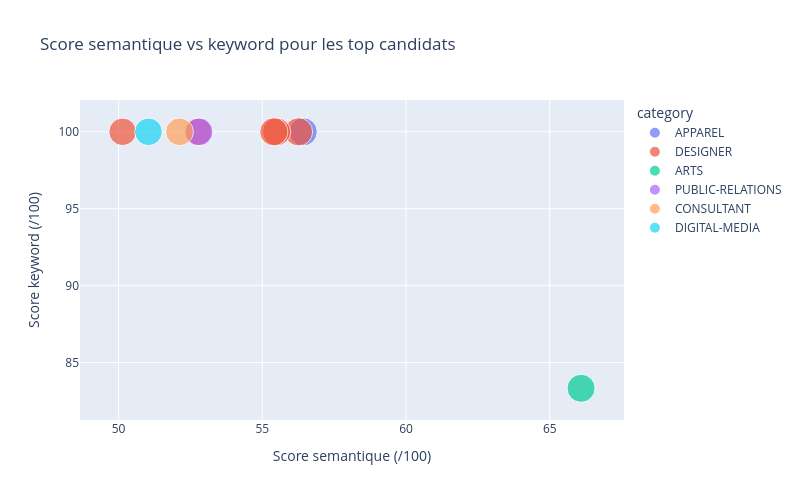

Notebook code cell kept with this figure:
### Code cell
# Comparaison des composantes du score pour le top 10
fig = px.scatter(
    ranking,
    x='semantic_score',
    y='keyword_score',
    size='score',
    color='category',
    hover_data=['resume_id', 'score', 'matched_skills'],
    title='Score semantique vs keyword pour les top candidats',
    labels={
        'semantic_score': 'Score semantique (/100)',
        'keyword_score':  'Score keyword (/100)'
    },
    width=800, height=500
)
fig.show()

print("\nPipeline HireGenius NLP — termine.")
print(f"  CVs traites     : {len(df_resumes)}")
print(f"  JDs traitees    : {len(df_jobs)}")
print(f"  Embeddings      : {cv_embeddings.shape} / {jd_embeddings.shape}")
print(f"  Skills couverts : {sum(len(v) for v in TECH_SKILLS.values())} skills, {len(TECH_SKILLS)} categories")
print(f"  MLflow run      : {run_id}")

### Figure 1 — Plotly figure (JSON) as saved in the notebook; plotly's stock layout.template omitted (floating-point values rounded to 4 significant figures)
{"data": [{"customdata": [[23719943, 73.85, ["photoshop", "illustrator", "rag", "r", "indesign", "go"]]], "hovertemplate": "category=APPAREL<br>Score semantique (/100)=%{x}<br>Score keyword (/100)=%{y}<br>score=%{customdata[1]}<br>resume_id=%{customdata[0]}<br>matched_skills=%{customdata[2]}<extra></extra>", "legendgroup": "APPAREL", "marker": {"color": "#636efa", "size": [73.85], "sizemode": "area", "sizeref": 0.1846, "symbol": "circle"}, "mode": "markers", "name": "APPAREL", "orientation": "v", "showlegend": true, "type": "scatter", "x": [56.42], "xaxis": "x", "y": [100.0], "yaxis": "y"}, {"customdata": [[15425154, 73.76, ["photoshop", "illustrator", "rag", "r", "indesign", "go"]], [26676567, 73.3, ["photoshop", "illustrator", "rag", "r", "indesign", "go"]], [18198627, 73.24, ["photoshop", "illustrator", "rag", "r", "indesign", "go"]], [21283733, 71.65, ["photoshop", "illustrator", "rag", "r", "indesign", "go"]], [13014900, 70.08, ["photoshop", "illustrator", "rag", "r", "indesign", "go"]]], "hovertemplate": "category=DESIGNER<br>Score semantique (/100)=%{x}<br>Score keyword (/100)=%{y}<br>score=%{customdata[1]}<br>resume_id=%{customdata[0]}<br>matched_skills=%{customdata[2]}<extra></extra>", "legendgroup": "DESIGNER", "marker": {"color": "#EF553B", "size": [73.76, 73.3, 73.24, 71.65, 70.08], "sizemode": "area", "sizeref": 0.1846, "symbol": "circle"}, "mode": "markers", "name": "DESIGNER", "orientation": "v", "showlegend": true, "type": "scatter", "x": [56.26, 55.5, 55.4, 52.76, 50.14], "xaxis": "x", "y": [100.0, 100.0, 100.0, 100.0, 100.0], "yaxis": "y"}, {"customdata": [[28629430, 72.99, ["photoshop", "illustrator", "r", "indesign", "go"]]], "hovertemplate": "category=ARTS<br>Score semantique (/100)=%{x}<br>Score keyword (/100)=%{y}<br>score=%{customdata[1]}<br>resume_id=%{customdata[0]}<br>matched_skills=%{customdata[2]}<extra></extra>", "legendgroup": "ARTS", "marker": {"color": "#00cc96", "size": [72.99], "sizemode": "area", "sizeref": 0.1846, "symbol": "circle"}, "mode": "markers", "name": "ARTS", "orientation": "v", "showlegend": true, "type": "scatter", "x": [66.09], "xaxis": "x", "y": [83.33], "yaxis": "y"}, {"customdata": [[20470943, 71.68, ["photoshop", "illustrator", "rag", "r", "indesign", "go"]]], "hovertemplate": "category=PUBLIC-RELATIONS<br>Score semantique (/100)=%{x}<br>Score keyword (/100)=%{y}<br>score=%{customdata[1]}<br>resume_id=%{customdata[0]}<br>matched_skills=%{customdata[2]}<extra></extra>", "legendgroup": "PUBLIC-RELATIONS", "marker": {"color": "#ab63fa", "size": [71.68], "sizemode": "area", "sizeref": 0.1846, "symbol": "circle"}, "mode": "markers", "name": "PUBLIC-RELATIONS", "orientation": "v", "showlegend": true, "type": "scatter", "x": [52.8], "xaxis": "x", "y": [100.0], "yaxis": "y"}, {"customdata": [[26167298, 71.27, ["photoshop", "illustrator", "rag", "r", "indesign", "go"]]], "hovertemplate": "category=CONSULTANT<br>Score semantique (/100)=%{x}<br>Score keyword (/100)=%{y}<br>score=%{customdata[1]}<br>resume_id=%{customdata[0]}<br>matched_skills=%{customdata[2]}<extra></extra>", "legendgroup": "CONSULTANT", "marker": {"color": "#FFA15A", "size": [71.27], "sizemode": "area", "sizeref": 0.1846, "symbol": "circle"}, "mode": "markers", "name": "CONSULTANT", "orientation": "v", "showlegend": true, "type": "scatter", "x": [52.12], "xaxis": "x", "y": [100.0], "yaxis": "y"}, {"customdata": [[18900722, 70.62, ["photoshop", "illustrator", "rag", "r", "indesign", "go"]]], "hovertemplate": "category=DIGITAL-MEDIA<br>Score semantique (/100)=%{x}<br>Score keyword (/100)=%{y}<br>score=%{customdata[1]}<br>resume_id=%{customdata[0]}<br>matched_skills=%{customdata[2]}<extra></extra>", "legendgroup": "DIGITAL-MEDIA", "marker": {"color": "#19d3f3", "size": [70.62], "sizemode": "area", "sizeref": 0.1846, "symbol": "circle"}, "mode": "markers", "name": "DIGITAL-MEDIA", "orientation": "v", "showlegend": true, "type": "scatter", "x": [51.04], "xaxis": "x", "y": [100.0], "yaxis": "y"}], "layout": {"height": 500, "legend": {"itemsizing": "constant", "title": {"text": "category"}, "tracegroupgap": 0}, "title": {"text": "Score semantique vs keyword pour les top candidats"}, "width": 800, "xaxis": {"anchor": "y", "domain": [0, 1], "title": {"text": "Score semantique (/100)"}}, "yaxis": {"anchor": "x", "domain": [0, 1], "title": {"text": "Score keyword (/100)"}}}}
